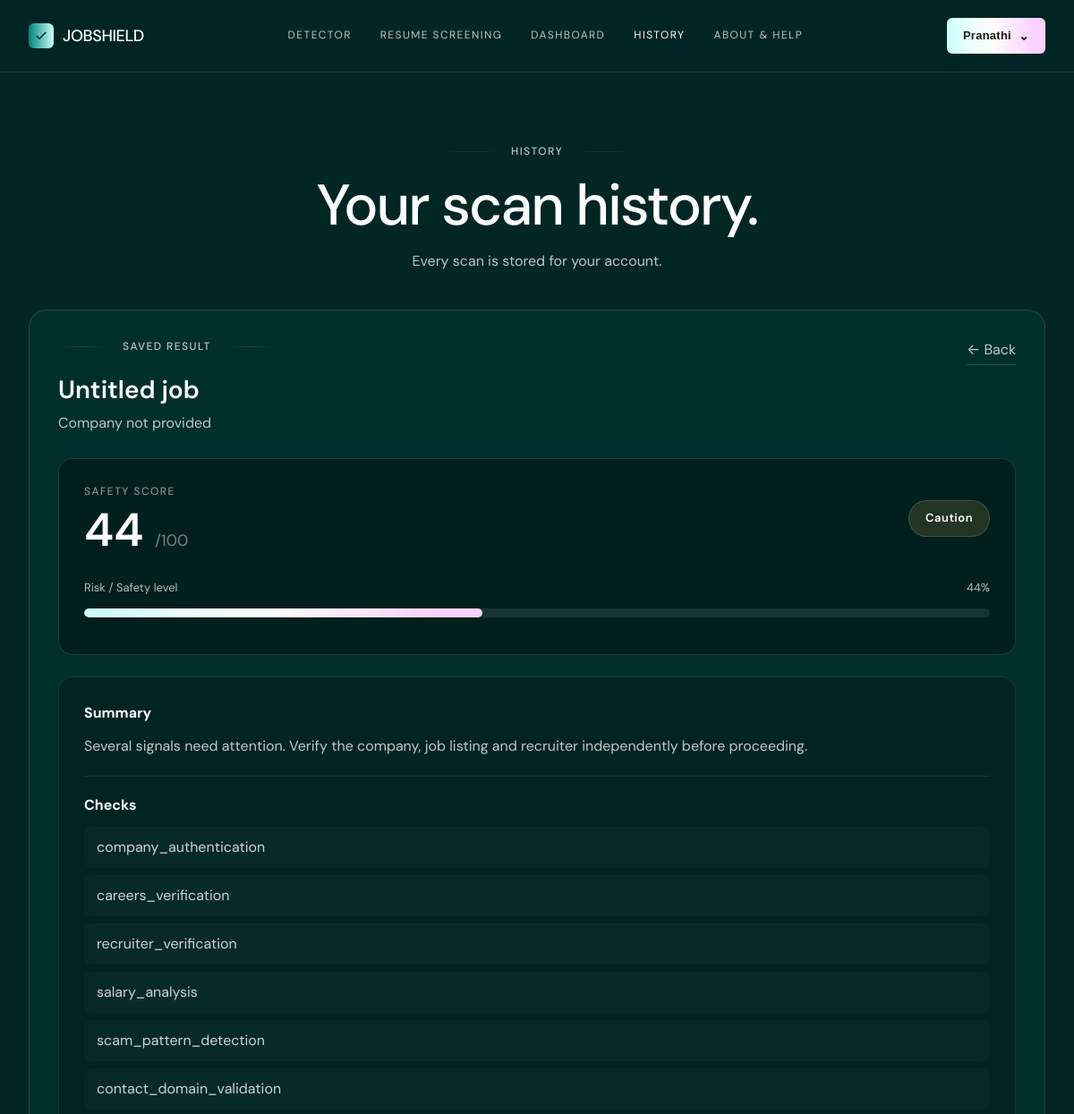
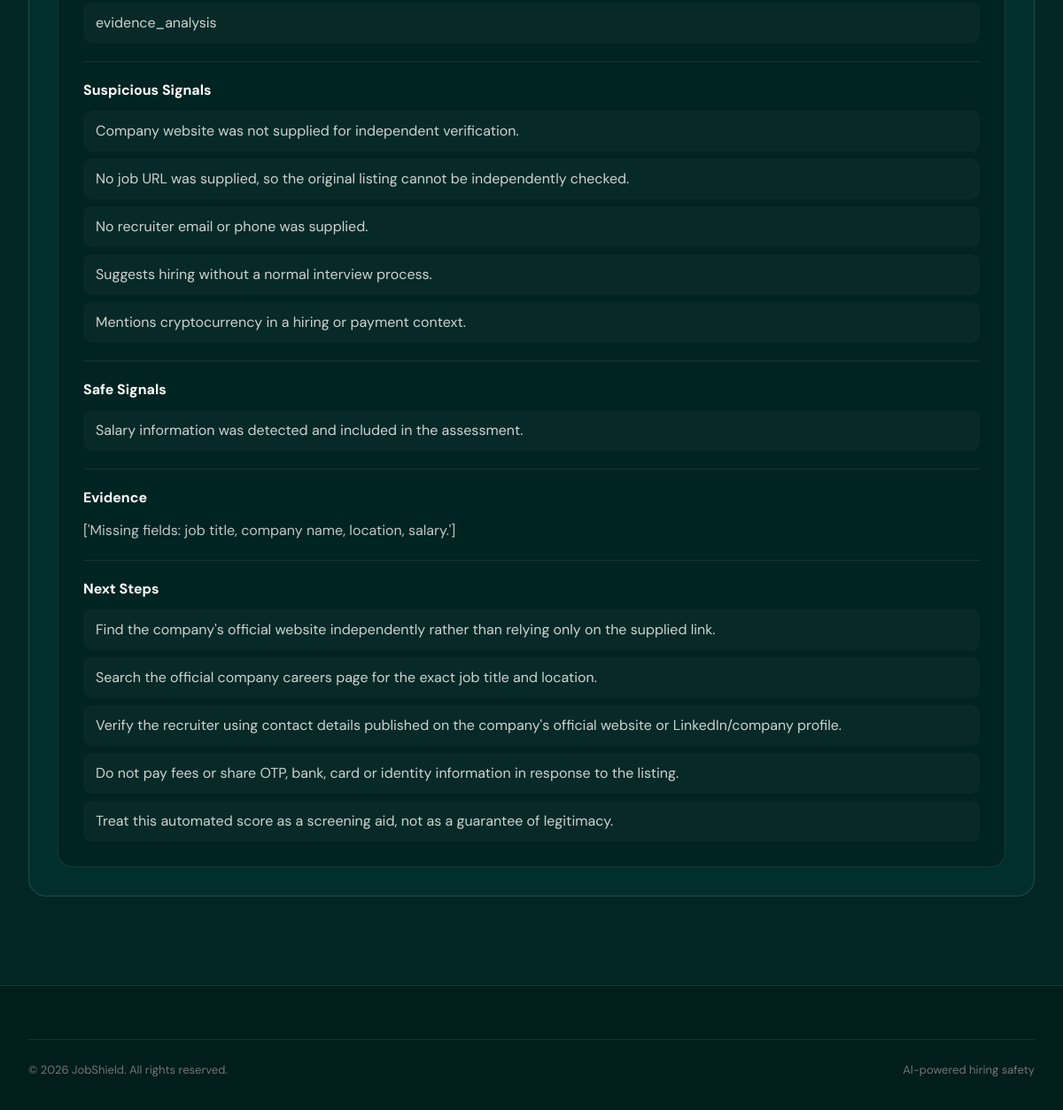
Screenshot of /history/4 (signed in) with the database file from the repository (2 pictures, top to bottom).
### models.py (models this page shows, shortened)
class User(UserMixin, db.Model):
    __tablename__ = "users"
    id = db.Column(db.Integer, primary_key=True)
    email = db.Column(db.String(255), unique=True, nullable=False, index=True)
    username = db.Column(db.String(80), unique=True, nullable=True, index=True)
    password_hash = db.Column(db.String(255), nullable=True)
    google_id = db.Column(db.String(255), unique=True, nullable=True, index=True)
    needs_username = db.Column(db.Boolean, default=False, nullable=False)
    is_admin = db.Column(db.Boolean, default=False, nullable=False)
    created_at = db.Column(db.DateTime, default=datetime.utcnow, nullable=False)
    scans = db.relationship(
        "Scan",
        backref="user",
        lazy=True,
        cascade="all, delete-orphan"
    )
    profile = db.relationship(
        "UserProfile",
        backref="user",
        uselist=False,
        lazy=True,
        cascade="all, delete-orphan"
    )

class Scan(db.Model):
    __tablename__ = "scans"
    id = db.Column(db.Integer, primary_key=True)
    user_id = db.Column(
        db.Integer,
        db.ForeignKey("users.id"),
        nullable=False,
        index=True
    )
    created_at = db.Column(
        db.DateTime,
        default=datetime.utcnow,
        nullable=False,
        index=True
    )
    job_title = db.Column(
        db.String(255),
        nullable=False,
        default="Untitled job"
    )
    company_name = db.Column(
        db.String(255),
        nullable=True
    )
    score = db.Column(
        db.Integer,
        nullable=False,
        default=0
    )
    risk = db.Column(
        db.String(50),
        nullable=False,
        default="Caution"
    )
    result_json = db.Column(
        db.Text,
        nullable=False
    )
    def get_result(self):
        import json
        try:
            return json.loads(self.result_json)
        except (TypeError, ValueError):
            return {}

### app.py (the view)
@app.route("/history/<int:scan_id>")
@login_required
def history_detail(scan_id):
    scan = Scan.query.filter_by(id=scan_id, user_id=current_user.id).first_or_404()
    result = scan.get_result()
    return render_template(
        "history.html",
        title="History",
        active="history",
        history=[scan],
        selected_scan=scan,
        selected_result=result,
    )

### models.py (called while the page is built)
@login_manager.user_loader
def load_user(user_id):
    try:
        return db.session.get(User, int(user_id))
    except (TypeError, ValueError):
        return None

### templates/history.html (shortened to what this page needs)
{% extends 'base.html' %}
{% block content %}
<main class="page">
  <div class="wrap">
    <div class="page-head">
      <div class="eyebrow">History</div>
      <h1>Your scan history.</h1>
      <p>Every scan is stored for your account.</p>
    </div>
    {% if selected_scan %}
    <div class="history-result-card">
      <div class="result-card-top">
        <div>
          <div class="eyebrow">Saved Result</div>
          <h2>
            {{ selected_scan.job_title }}
          </h2>
          {% if selected_scan.company_name %}
            <p class="result-company">
              {{ selected_scan.company_name }}
            </p>
          {% else %}
            <p class="result-company">
              Company not provided
            </p>
          {% endif %}
        </div>
        <a class="back-link" href="/history">
          ← Back
        </a>
      </div>
      <div class="score-card">
        <div class="score-header">
          <div>
            <span class="score-label">Safety Score</span>
            <div class="score-value">
              {{ selected_scan.score }}
              <span>/100</span>
            </div>
          </div>
          <div class="risk-badge risk-{{ selected_scan.risk|lower }}">
            {{ selected_scan.risk }}
          </div>
        </div>
        <div class="progress-section">
          <div class="progress-labels">
            <span>Risk / Safety level</span>
            <span>{{ selected_scan.score }}%</span>
          </div>
          <div class="progress-track">
            <div
              class="progress-fill"
              style="width: {{ [selected_scan.score, 100]|min }}%;"
            ></div>
          </div>
        </div>
      </div>
      {% if selected_result %}
      <div class="details-card">
        {% set actual_result = selected_result.get('result', selected_result) %}
        {% if actual_result.get('summary') %}
        <div class="detail-section">
          <h3>Summary</h3>
          <p>{{ actual_result.get('summary') }}</p>
        </div>
        {% endif %}
        {% if actual_result.get('checks') %}
        <div class="detail-section">
          <h3>Checks</h3>
          <div class="detail-list">
            {% for check in actual_result.get('checks', []) %}
              <div class="detail-item">
                {{ check }}
              </div>
            {% endfor %}
          </div>
        </div>
        {% endif %}
        {% if actual_result.get('suspicious_signals') %}
        <div class="detail-section">
          <h3>Suspicious Signals</h3>
          <div class="detail-list">
            {% for signal in actual_result.get('suspicious_signals', []) %}
              <div class="detail-item">
                {{ signal }}
              </div>
            {% endfor %}
          </div>
        </div>
        {% endif %}
        {% if actual_result.get('safe_signals') %}
        <div class="detail-section">
          <h3>Safe Signals</h3>
          <div class="detail-list">
            {% for signal in actual_result.get('safe_signals', []) %}
              <div class="detail-item">
                {{ signal }}
              </div>
            {% endfor %}
          </div>
        </div>
        {% endif %}
        {% if actual_result.get('evidence') %}
        <div class="detail-section">
          <h3>Evidence</h3>
          <p>{{ actual_result.get('evidence') }}</p>
        </div>
        {% endif %}
        {% if actual_result.get('next_steps') %}
        <div class="detail-section">
          <h3>Next Steps</h3>
          <div class="detail-list">
            {% for step in actual_result.get('next_steps', []) %}
              <div class="detail-item">
                {{ step }}
              </div>
            {% endfor %}
          </div>
        </div>
        {% endif %}
      </div>
      {% endif %}
    </div>
    {% endif %}
  </div>
</main>
{% endblock %}

### templates/base.html (shortened to what this page needs)
<!doctype html>
<html lang="en">
<head>
  <link rel="stylesheet" href="{{ url_for('static', filename='css/style.css') }}">
</head>
<body>
<header class="nav">
  <div class="wrap">
    <a href="/" class="logo"><span class="mark"><svg viewBox="0 0 24 24" fill="none" stroke="#012624" stroke-width="2"><path d="M4 12l5 5L20 6"/></svg></span>JOBSHIELD</a>
    <nav class="links">
      <a href="/detector" class="{{ 'active' if active=='detector' else '' }}">Detector</a>
      <a href="/resume-screening" class="{{ 'active' if active=='resume' else '' }}">Resume Screening</a>
      <a href="/dashboard" class="{{ 'active' if active=='dashboard' else '' }}">Dashboard</a>
      <a href="/history" class="{{ 'active' if active=='history' else '' }}">History</a>
      <a href="/about-help" class="{{ 'active' if active=='help' else '' }}">About &amp; Help</a>
    </nav>
    {% if current_user.is_authenticated %}
      <div class="account-menu">
        <button type="button" class="btn btn-nav account-trigger" aria-expanded="false" aria-haspopup="true">
          {{ current_user.username or 'Account' }} <span class="account-chevron">⌄</span>
        </button>
      </div>
    {% else %}
      <a href="{{ url_for('auth.login') }}" class="btn btn-nav btn-nav-gradient">Get Started</a>
    {% endif %}
  </div>
</header>
{% block content %}{% endblock %}
<footer><div class="wrap"><div class="footer-bottom"><span>© 2026 JobShield. All rights reserved.</span><span>AI-powered hiring safety</span></div></div></footer>
</body>
</html>

### static/css/style.css (style rules this page uses)
:root { --liquid-abyss:#012624; --liquid-deep:#011d1c; --liquid-kelp:#003734; --liquid-mist:#edfffe; --platinum:#ffffff; --silver-mist:#bbc7c6; --ash:#f2f2f2; --slate-deep:#707777; --lavender:#fde9ff; --gradient-aurora:linear-gradient(90deg,rgb(203,255,252) 0%,rgb(237,255,254) 26.25%,rgb(255,253,250) 47.57%,rgb(250,209,255) 88.96%); --gradient-bio:linear-gradient(90deg,rgb(0,130,124) 0%,rgb(203,255,252) 100%); --hairline:rgba(255,255,255,.1); --font-display:'DM Sans',ui-sans-serif,system-ui,-apple-system,sans-serif; --font-ui:Arial,ui-sans-serif,system-ui,sans-serif; }
* { box-sizing:border-box;margin:0;padding:0 }
html { scroll-behavior:smooth }
body { background:var(--liquid-abyss); color:var(--platinum); font-family:var(--font-display); line-height:1.45; -webkit-font-smoothing:antialiased }
a { color:inherit;text-decoration:none }
button,input,textarea,select { font:inherit }
.wrap { max-width:1200px; margin:0 auto; padding:0 32px }
header.nav { position:sticky; top:0; z-index:50; background:rgba(1,38,36,.72); backdrop-filter:blur(10px); -webkit-backdrop-filter:blur(10px); border-bottom:1px solid var(--hairline) }
header.nav .wrap { height:80px; display:flex; align-items:center; justify-content:space-between }
.logo { display:flex; align-items:center; gap:10px; font-weight:500; font-size:18px; letter-spacing:-.02em }
.logo .mark { width:28px; height:28px; border-radius:6px; background:var(--gradient-bio); display:flex; align-items:center; justify-content:center }
.logo .mark svg { width:16px; height:16px }
nav.links { display:flex; align-items:center; gap:32px }
nav.links a { font-weight:400; font-size:12px; letter-spacing:.12em; text-transform:uppercase; color:var(--silver-mist); transition:color .15s ease }
nav.links a:hover, nav.links a.active { color:var(--platinum) }
.btn { font-family:var(--font-ui); font-size:14px; letter-spacing:.02em; display:inline-flex; align-items:center; justify-content:center; gap:8px; cursor:pointer; border:none; white-space:nowrap }
.btn-nav { background:var(--liquid-kelp); color:var(--platinum); padding:10px 18px; border-radius:6px; font-size:13px; border:1px solid var(--hairline) }
.page { padding:80px 0 100px; min-height:calc(100vh - 80px) }
.page-head { max-width:760px; margin:0 auto 42px; text-align:center }
.eyebrow { display:flex; align-items:center; justify-content:center; gap:16px; font-weight:500; font-size:12px; letter-spacing:.12em; text-transform:uppercase; color:var(--silver-mist); margin-bottom:20px }
.eyebrow:before, .eyebrow:after { content:""; height:1px; width:56px; background:linear-gradient( 90deg, transparent, var(--hairline), transparent ) }
.page-head h1 { font-size:clamp(40px,6vw,64px); font-weight:500; letter-spacing:-.03em; line-height:1; margin-bottom:18px }
.page-head p { color:var(--silver-mist); font-size:16px }
footer { background:var(--liquid-deep); padding:60px 0 35px; margin-top:0; border-top:1px solid var(--hairline) }
.footer-bottom { display:flex; justify-content:space-between; align-items:center; border-top:1px solid var(--hairline); padding-top:25px; font-size:13px; color:var(--slate-deep) }
.account-menu { position:relative }
.account-trigger { background:var(--gradient-aurora); color:#1a1a1a; font-weight:600; border:0; min-height:40px; box-shadow:0 0 0 1px rgba(255,255,255,.08) inset }
.account-chevron { font-size:14px; line-height:1; transition:transform .15s ease }
.progress-track { height:6px; background:rgba(255,255,255,.08); border-radius:99px; overflow:hidden; margin:13px 0 }
.progress-track>div { height:100%; width:0; background:var(--gradient-aurora); transition:width .45s ease }

### rows the page displays
User: username "Pranathi"
Scan: job_title "Untitled job", score "44", risk "Caution"

### other values shown
{{ actual_result.get('summary') }} "Several signals need attention. Verify the company, job listing and recruiter independently before proceeding."
{{ check }} "company_authentication" "careers_verification" "recruiter_verification" "salary_analysis" "scam_pattern_detection" "contact_domain_validation" "evidence_analysis"
{{ signal }} "Company website was not supplied for independent verification." "No job URL was supplied, so the original listing cannot be independently checked." "No recruiter email or phone was supplied." "Suggests hiring without a normal interview process." "Mentions cryptocurrency in a hiring or payment context."
{{ signal }} "Salary information was detected and included in the assessment."
{{ actual_result.get('evidence') }} "['Missing fields: job title, company name, location, salary.']"
{{ step }} "Find the company's official website independently rather than relying only on the supplied link." "Search the official company careers page for the exact job title and location." "Verify the recruiter using contact details published on the company's official website or LinkedIn/company profile." "Do not pay fees or share OTP, bank, card or identity information in response to the listing." "Treat this automated score as a screening aid, not as a guarantee of legitimacy."
